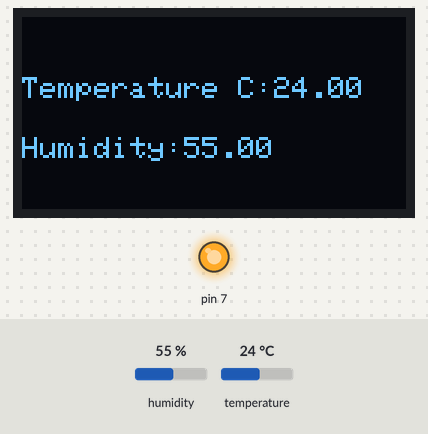
Simulated run of this sketch. Board: Arduino Uno, built with avr-gcc and run on an emulated ATmega328P. Shown: 128×64 one-colour display, output pins drawn as LEDs (lit = HIGH). Inputs (shaded band) come from the test bench; at power-on: humidity 55 %, temperature 24 °C. What the sketch prints to the serial monitor is not drawn.

Above: at 3.2 s.
3.3 s: humidity set to 22 %
At 8.3 s:
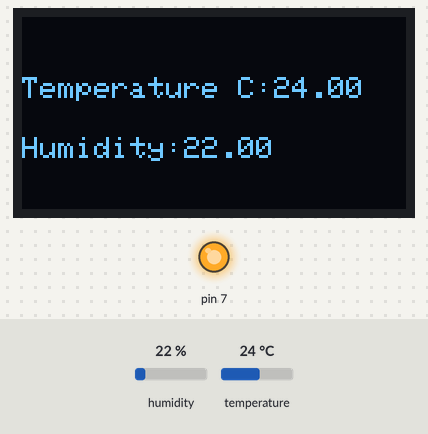
13.7 s: temperature set to 12 °C
At 18.5 s:
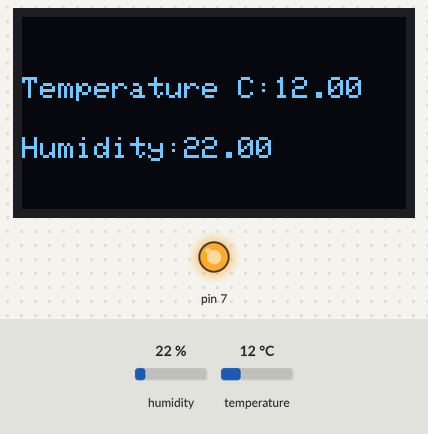
24.1 s: humidity set to 40 %
At 28.7 s:
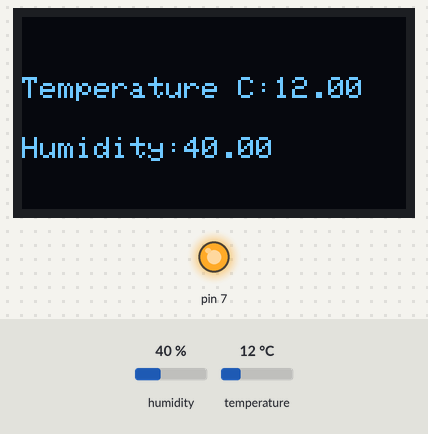
34.4 s: temperature set to 19 °C
Timing chart, 0 to 37.4 s (numbered marks = the images above; inputs shaded):
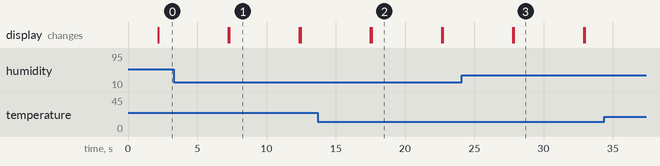

The sketch:

Vanguard_Coat_Code.ino.ino
```cpp
/************
 * Author:Mert CENGIZ
 * Project Name:Vanguard Coat
 * Date:26/12/2021
 * Number:151220212100
 * Department:Electrical and Electronics Engineering
 */
#include <Adafruit_SSD1306.h>
#include "DHT.h"             // Library for DHT sensors
#define dhtPin 12            // data pin
#define dhtType DHT11        // DHT 11
#include <Wire.h>
#include<EEPROM.h>
#include <SPI.h>
#include <Adafruit_GFX.h>
#define OLED_RESET     -1
#define SCREEN_WIDTH 128 // OLED display width, in pixels
#define SCREEN_HEIGHT 64 // OLED display height, in pixels
Adafruit_SSD1306 display(SCREEN_WIDTH, SCREEN_HEIGHT, &Wire, OLED_RESET);
#define d_time 5000


DHT dht(dhtPin, dhtType);    // Initialise the DHT library

float humidityVal;           // humidity
float tempValC;              // temperature in degrees Celcius
#define SSD1306_I2C_ADDRESS 0x3C


void setup() {
  Serial.begin(9600);  // to check the serial monitor
  display.display();
  display.begin(SSD1306_SWITCHCAPVCC, 0x3C);
  delay(2000);
  display.clearDisplay();
  dht.begin();               // start with reading the DHT sensor
  pinMode(7,OUTPUT);
  if(tempValC<20){
    digitalWrite(7,HIGH);
  }
}

void loop() {

  humidityVal = dht.readHumidity();        // get the humidity from the DHT sensor
  tempValC = dht.readTemperature();        // get the temperature in degrees Celcius from the DHT sensor

  // Check if all values are read correctly, if not try again and exit loop()
  if (isnan(humidityVal) || isnan(tempValC)) {
    Serial.println("Reading DHT sensor failed!");

    // end the loop() function
    return;
  }


  // Print all values to the serial monitor

  Serial.print("Humidity: ");
  Serial.print(humidityVal);
  Serial.print(" %\n");

  Serial.print("Temperature: ");
  Serial.print(tempValC);
  Serial.print(" °C\n ");


  /* to display in the oled */
    display.clearDisplay();
    display.setTextSize(1); // Draw 1X-scale text
    display.setTextColor(WHITE);
    display.setCursor(0, 20);
    display.print(F("Temperature C:"));
    display.display();      // Show initial text
    display.println(tempValC);
    display.display();
    display.setTextSize(1); // Draw 1X-scale text
    display.setTextColor(WHITE);
    display.setCursor(0, 40);
    display.print(F("Humidity:"));
    display.display();
    display.println(humidityVal);
    display.display();
    display.setTextSize(1); // Draw 1X-scale text
    display.setTextColor(WHITE);
    delay(d_time);


  /*display.setCursor(x,y);
   * display.println(text);
   *
   */

}
```

Measured:
- after the input at 3.3 s, the display: first differs from a run without the input after 4.0 s (image 1)
- after the input at 13.7 s, the display: first differs from a run without the input after 3.9 s (image 2)
- after the input at 24.1 s, the display: first differs from a run without the input after 3.8 s (image 3)
- what the display in image 1 shows lasts 5.1 s, from 7.3 s to 12.4 s
